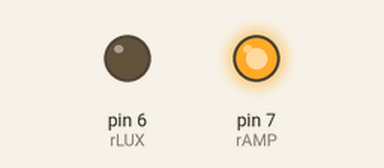
This sketch was run on a simulated Arduino Uno, built with avr-gcc and run on an emulated ATmega328P. Parts: output pins drawn as LEDs (lit = HIGH).

Above: at 0.1 s.
At 30.1 s:
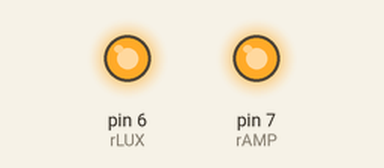
Timing chart, 0 to 31.6 s (numbered marks = the images above):
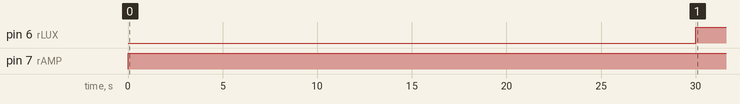

Measured:
- by itself, pin 6 (rLUX): LOW → HIGH at 30.0 s
- by itself, pin 7 (rAMP): LOW → HIGH at 0.00 s

The sketch:

test_ogni25min.ino
```cpp
#include <ThreeWire.h>
#include <RtcDS1302.h>

#define rLUX 6
#define rAMP 7

ThreeWire myWire(3,4,2); // IO, SCLK, CE
RtcDS1302<ThreeWire> Rtc(myWire);


void setup() {

  pinMode(rLUX, OUTPUT);
  pinMode(rAMP, OUTPUT);

  digitalWrite(rLUX, LOW);
  digitalWrite(rAMP, LOW);

  Rtc.Begin();
  //RtcDateTime compiled = RtcDateTime(__DATE__, __TIME__);
}

unsigned long tt = 0;
int s = 0;

void loop() {

  if (s == 0) {
    digitalWrite(rAMP, HIGH);
    digitalWrite(rLUX, LOW);

    if ((millis() - tt) > 30000) {
      s++;
      tt = millis();
    }
  }

  if (s == 1) {
    digitalWrite(rAMP, HIGH);
    digitalWrite(rLUX, HIGH);

    if ((millis() - tt) > 14 * 60000) {
      s++;
      tt = millis();
    }
  }

  if (s == 2) {
    digitalWrite(rAMP, LOW);
    digitalWrite(rLUX, LOW);

    if ((millis() - tt) > 10 * 60000) {
      s = 0;
      tt = millis();
    }
  }
}
```
